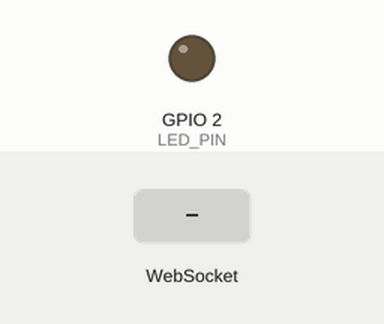
The sketch below on a simulated ESP32. Parts: output pins drawn as LEDs (lit = HIGH). The inputs (shaded band) are chosen by the test bench. EEPROM starts erased; what the sketch prints to the serial monitor is not drawn.

Above: at 1.2 s.
1.3 s: WebSocket text "TOGGLE_LED" received
At 2.2 s:
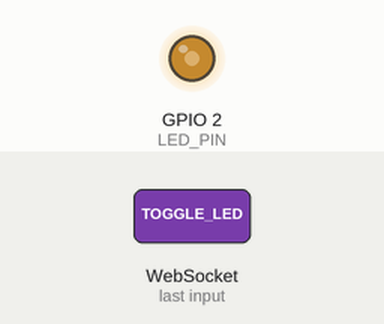
2.8 s: WebSocket text "brightness," received
At 3.3 s:
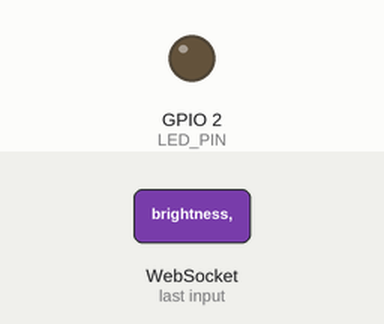
Timing chart, 0 to 5.8 s (numbered marks = the images above; inputs shaded):
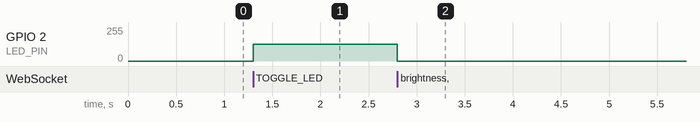

Measured:
- after the input at 1.3 s, GPIO 2 (LED_PIN): 0/255 → 127/255 at once
- after the input at 2.8 s, GPIO 2 (LED_PIN): 127/255 → 0/255 at once

The sketch:

website3.ino
```cpp
#include <WiFi.h>
#include <WebServer.h>
#include <WebSocketsServer.h>
#include <Preferences.h>

const char* ssid = "ESP32_WIFI";
const char* password = "12345678";

WebServer server(80);
WebSocketsServer webSocket(81);
Preferences preferences;

#define LED_PIN 2
#define PWM_CHANNEL 0
#define PWM_FREQ 5000
#define PWM_RESOLUTION 8

bool ledState = false;
int brightness = 127;
int speed = 100;

const char MAIN_page[] PROGMEM = R"rawliteral(
<!DOCTYPE html>
<html lang="vi">
<head>
  <meta charset="UTF-8" />
  <meta name="viewport" content="width=device-width, initial-scale=1" />
  <title>ESP32 Điều Khiển</title>
  <script>
    var socket;
    function init() {
      socket = new WebSocket("ws://" + window.location.hostname + ":81/");
      socket.onopen = function() {
        console.log("WebSocket đã kết nối!");
      };
      socket.onmessage = function(event) {
        console.log("Nhận từ ESP32: " + event.data);
        if (event.data.startsWith("speed:")) {
          var val = event.data.split(":")[1];
          document.getElementById("speedValue").innerText = val;
          document.getElementById("speedSlider").value = val;
        }
        else if (event.data.startsWith("brightness:")) {
          var val = event.data.split(":")[1];
          document.getElementById("brightnessValue").innerText = val;
          document.getElementById("brightnessSlider").value = val;
        }
        else if (event.data.startsWith("ledState:")) {
          var state = event.data.split(":")[1];
          document.getElementById("ledStateBtn").innerText = state == "1" ? "💡 Tắt Đèn" : "💡 Bật Đèn";
        }
      };
    }

    function sendCommand(command) {
      if (socket && socket.readyState === WebSocket.OPEN) {
        socket.send(command);
      } else {
        alert("WebSocket chưa sẵn sàng!");
      }
    }

    function sendSpeed(value) {
      document.getElementById("speedValue").innerText = value;
      sendCommand("speed," + value);
    }

    function sendBrightness(value) {
      document.getElementById("brightnessValue").innerText = value;
      sendCommand("brightness," + value);
    }

    function saveConfig() {
      sendCommand("SAVE");
      alert("Đã lưu cấu hình!");
    }
  </script>
  <style>
    body { font-family: Arial, sans-serif; text-align: center; }
    .btn { padding: 20px; font-size: 24px; margin: 5px; cursor: pointer; }
    .grid {
      display: grid;
      grid-template-columns: repeat(3, 1fr);
      gap: 10px;
      width: 300px;
      margin: auto;
    }
  </style>
</head>
<body onload="init()">
  <h1>ESP32 Điều Khiển 4 Hướng</h1>
  <div class="grid">
    <div></div>
    <button class="btn" ontouchstart="sendCommand('UP');" onclick="sendCommand('UP');">⬆️</button>
    <div></div>

    <button class="btn" ontouchstart="sendCommand('LEFT');" onclick="sendCommand('LEFT');">⬅️</button>
    <button class="btn" ontouchstart="sendCommand('STOP');" onclick="sendCommand('STOP');">⏹</button>
    <button class="btn" ontouchstart="sendCommand('RIGHT');" onclick="sendCommand('RIGHT');">➡️</button>

    <div></div>
    <button class="btn" ontouchstart="sendCommand('DOWN');" onclick="sendCommand('DOWN');">⬇️</button>
    <div></div>
  </div>
  <br>
  <button class="btn" onclick="sendCommand('BOOST')">🚀 Tăng tốc</button>
  <button id="ledStateBtn" class="btn" onclick="sendCommand('TOGGLE_LED')">💡 Bật Đèn</button>
  <br><br>

  <p>Tốc độ: <span id="speedValue">100</span></p>
  <input id="speedSlider" type="range" min="0" max="255" value="100" oninput="sendSpeed(this.value)" />

  <br><br>

  <p>Độ sáng LED: <span id="brightnessValue">127</span></p>
  <input id="brightnessSlider" type="range" min="0" max="255" value="127" oninput="sendBrightness(this.value)" />

  <br><br>

  <button class="btn" onclick="saveConfig()">💾 Lưu cấu hình</button>
  <button class="btn" onclick="sendCommand('RESET')">🔄 Reset cấu hình</button>
</body>
</html>
)rawliteral";

void handleRoot() {
  server.send(200, "text/html", MAIN_page);
}

void webSocketEvent(uint8_t num, WStype_t type, uint8_t * payload, size_t length) {
  if (type == WStype_CONNECTED) {
    // Gửi dữ liệu hiện tại cho client mới kết nối
    webSocket.sendTXT(num, "speed:" + String(speed));
    webSocket.sendTXT(num, "brightness:" + String(brightness));
    webSocket.sendTXT(num, "ledState:" + String(ledState ? 1 : 0));
  }
  else if (type == WStype_TEXT) {
    String message = (char*)payload;
    Serial.println("[WebSocket] Nhận: " + message);

    if (message.startsWith("speed,")) {
      speed = message.substring(6).toInt();
      // Chỉ cập nhật giá trị, không lưu
      webSocket.broadcastTXT("speed:" + String(speed));
    }
    else if (message.startsWith("brightness,")) {
      brightness = message.substring(11).toInt();
      if (ledState) {
        ledcWrite(PWM_CHANNEL, brightness);
      }
      webSocket.broadcastTXT("brightness:" + String(brightness));
    }
    else if (message == "TOGGLE_LED") {
      ledState = !ledState;
      ledcWrite(PWM_CHANNEL, ledState ? brightness : 0);
      webSocket.broadcastTXT("ledState:" + String(ledState ? 1 : 0));
    }
    else if (message == "SAVE") {
      // Lưu Preferences khi nhấn nút Lưu
      preferences.putInt("speed", speed);
      preferences.putInt("brightness", brightness);
      preferences.putBool("ledState", ledState);
      Serial.println("Đã lưu cấu hình!");
    }
    else if (message == "RESET") {
      preferences.clear();
      speed = 100;
      brightness = 127;
      ledState = false;
      ledcWrite(PWM_CHANNEL, 0);

      preferences.putInt("speed", speed);
      preferences.putInt("brightness", brightness);
      preferences.putBool("ledState", ledState);

      webSocket.broadcastTXT("speed:" + String(speed));
      webSocket.broadcastTXT("brightness:" + String(brightness));
      webSocket.broadcastTXT("ledState:0");

      Serial.println("Đã reset cấu hình về mặc định");
    }
    else if (message == "BOOST") {
      speed += 50;
      if (speed > 255) speed = 255;
      webSocket.broadcastTXT("speed:" + String(speed));
    }
    else if (message == "UP" || message == "DOWN" || message == "LEFT" || message == "RIGHT") {
      Serial.printf("Di chuyển: %s\n", message.c_str());
    }
    else if (message == "STOP") {
      Serial.println("Dừng di chuyển");
    }
  }
}

void setup() {
  Serial.begin(115200);
  WiFi.softAP(ssid, password);

  Serial.println("WiFi Access Point đã khởi động!");
  Serial.print("Địa chỉ IP: ");
  Serial.println(WiFi.softAPIP());

  preferences.begin("my-app", false);

  // Load giá trị đã lưu hoặc mặc định
  speed = preferences.getInt("speed", 100);
  brightness = preferences.getInt("brightness", 127);
  ledState = preferences.getBool("ledState", false);

  ledcSetup(PWM_CHANNEL, PWM_FREQ, PWM_RESOLUTION);
  ledcAttachPin(LED_PIN, PWM_CHANNEL);
  ledcWrite(PWM_CHANNEL, ledState ? brightness : 0);

  server.on("/", handleRoot);
  server.begin();

  webSocket.begin();
  webSocket.onEvent(webSocketEvent);

  Serial.println("ESP32 đã sẵn sàng!");
}

void loop() {
  server.handleClient();
  webSocket.loop();
}
```
